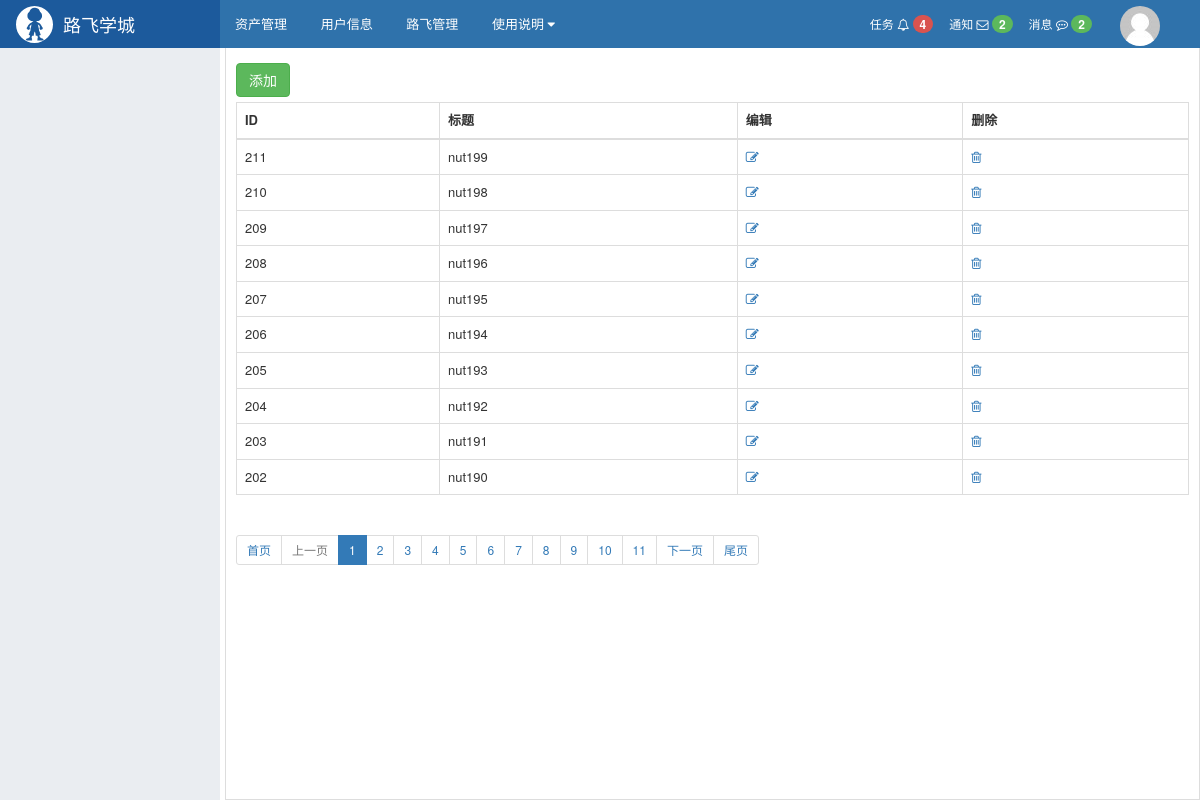
Screenshot of /stark/app01/userinfo/list/ with the database file from the repository.
### app01/models.py (models this page shows, shortened)
class UserInfo(models.Model):
    title = models.CharField(verbose_name='标题',max_length=32)

### stark/service/stark.py (the view)
    def changelist_view(self, request):
        return render(request, 'stark/changelist.html', locals())

### stark/service/pagination.py (called while the page is built)
    @property
    def start(self):
        return (self.page_num - 1) * self.per_page_num

    @property
    def end(self):
        return self.page_num * self.per_page_num

### stark/service/stark.py (called while the page is built)
    def display_edit(self, row=None, header=False):
        if header:
            return "编辑"
        return mark_safe('<a href="%s"><i class="fa fa-edit" aria-hidden="true"></i></a></a>' % self.reverse_edit_url(row))

    def display_del(self, row=None, header=False):
        if header:
            return "删除"
        return mark_safe('<a href="%s"><i class="fa fa-trash-o" aria-hidden="true"></i></a>' % self.reverse_del_url(row))

    def get_order_by(self):
        return self.order_by

    def get_add_btn(self):
        return mark_safe('<a href="%s" class="btn btn-success">添加</a>' % self.reverse_add_url())

    def reverse_add_url(self):
        app_label = self.model_class._meta.app_label
        model_name = self.model_class._meta.model_name
        namespace = self.site.namespace
        name = '%s:%s_%s_add' % (namespace, app_label, model_name)
        add_url = reverse(name)
        return add_url

    def reverse_edit_url(self, row):
        app_label = self.model_class._meta.app_label
        model_name = self.model_class._meta.model_name
        namespace = self.site.namespace
        name = '%s:%s_%s_change' % (namespace, app_label, model_name)
        edit_url = reverse(name, kwargs={'pk': row.pk})
        return edit_url

    def reverse_del_url(self, row):
        app_label = self.model_class._meta.app_label
        model_name = self.model_class._meta.model_name
        namespace = self.site.namespace
        name = '%s:%s_%s_del' % (namespace, app_label, model_name)
        del_url = reverse(name, kwargs={'pk': row.pk})
        return del_url

### stark/utlis/generater.py (called while the page is built)
def generater(interable_obj):
    for obj in interable_obj:
        yield obj

### stark/templates/stark/changelist.html
{% extends 'stark/layout.html' %}
{% load stark %}
{% block content %}
{% list self request%}
{% endblock %}

### stark/templates/stark/layout.html (shortened to what this page needs)
{% load staticfiles %}
<!DOCTYPE html>
<html lang="en">
<head>
    <link rel="stylesheet" href="{% static 'stark/plugins/bootstrap/css/bootstrap.css' %} "/>
    <link rel="stylesheet" href="{% static 'stark/plugins/font-awesome/css/font-awesome.css' %} "/>
    <link rel="stylesheet" href="{% static 'stark/css/commons.css' %} "/>
    <link rel="stylesheet" href="{% static 'stark/css/nav.css' %} "/>
</head>
<body>
<div class="pg-header">
    <div class="nav">
        <div class="logo-area left">
            <a href="#">
                <img class="logo" src="{% static 'stark/imgs/logo.svg' %}">
                <span style="font-size: 18px;">路飞学城 </span>
            </a>
        </div>
        <div class="left-menu left">
            <a class="menu-item">资产管理</a>
            <a class="menu-item">用户信息</a>
            <a class="menu-item">路飞管理</a>
            <div class="menu-item">
                <span>使用说明</span>
                <i class="fa fa-caret-down" aria-hidden="true"></i>
            </div>
        </div>
        <div class="right-menu right clearfix">
            <div class="user-info right">
                <a href="#" class="avatar">
                    <img class="img-circle" src="{% static 'stark/imgs/default.png' %}">
                </a>
            </div>
            <a class="user-menu right">
                消息
                <i class="fa fa-commenting-o" aria-hidden="true"></i>
                <span class="badge bg-success">2</span>
            </a>
            <a class="user-menu right">
                通知
                <i class="fa fa-envelope-o" aria-hidden="true"></i>
                <span class="badge bg-success">2</span>
            </a>
            <a class="user-menu right">
                任务
                <i class="fa fa-bell-o" aria-hidden="true"></i>
                <span class="badge bg-danger">4</span>
            </a>
        </div>
    </div>
</div>
<div class="pg-body">
    <div class="left-menu">
    </div>
    <div class="right-body">
        <div style="padding: 10px;">
            {% block content %} {% endblock %}
        </div>
    </div>
</div>
</body>
</html>

### stark/templates/stark/list.html (shortened to what this page needs)
<div>
    {% if add_btn %}
    <div style="margin: 5px 0;">
        {{ add_btn }}
    </div>
    {% endif %}
    <table class="table table-bordered">
        <thead>
            <tr>
                {% for item in header_list %}
                <th>{{ item }}</th>
                {% endfor %}
            </tr>
        </thead>
        <tbody>
            {% for row_list in data %}
            <tr>
                {% for col in row_list %}
                    <td>{{ col }}</td>
                {% endfor %}
            </tr>
            {% endfor %}
        </tbody>
    </table>
    <nav aria-label="Page navigation example">
        <ul class="pagination pagination-sm justify-content-center">
        {{ page_obj.page_html|safe }}
        </ul>
    </nav>
</div>

### stark/static/stark/css/commons.css (style rules this page uses)
body { margin: 0; }
img { border: 0; }
.left { float: left; }
.right { float: right; }
.clearfix:after { clear: both; display: block; visibility: hidden; height: 0; }
.bg-danger { background-color: #d9534f !important; color: #ffffff; }
.bg-success { background-color: #5cb85c !important; color: #ffffff; }
.badge { display: inline-block; min-width: 10px; padding: 3px 7px; font-size: 12px; font-weight: bold; line-height: 1; color: #fff; text-align: center; white-space: nowrap; vertical-align: baseline; background-color: #777; border-radius: 10px; }
.img-circle { border-radius: 50%; }

### stark/static/stark/css/nav.css (style rules this page uses)
.nav { min-width: 980px; height: 48px; background-color: #2F72AB; color: #ffffff; line-height: 48px; overflow: visible; font-size: 12px; }
.nav .logo-area { width: 220px; overflow: hidden; height: 48px; background-color: #1c5a9c; padding-left: 10px; }
.nav .logo-area > a { color: #ffffff; text-decoration: none; display: inline-block; }
.nav .logo-area .logo { height: 37px; width: 37px; float: left; margin: 6px; margin-right: 10px; }
.nav .left-menu { font-size: 13px; }
.nav .left-menu .menu-item { display: inline-block; padding: 0 15px; cursor: pointer; position: relative; color: white; text-decoration: none; }
.nav .right-menu .user-menu { padding: 0 8px; cursor: pointer; color: white; text-decoration: none; }
.nav .right-menu .user-info { padding: 0 30px 0 10px; height: 48px; position: relative; }
.nav .right-menu .user-info .avatar { display: inline-block; padding: 0 10px; height: 48px; }

### stark/templates/stark/layout.html (style rules this page uses)
body { margin: 0; }
.pg-body > .left-menu { background-color: #EAEDF1; position: absolute; left: 0; top: 48px; bottom: 0; width: 220px; border: 1px solid #EAEDF1; overflow: auto; }
.pg-body > .right-body { position: absolute; left: 225px; right: 0; top: 48px; bottom: 0; overflow: scroll; border: 1px solid #ddd; border-top: 0; font-size: 13px; min-width: 755px; }

### rows the page displays
UserInfo: row_list "nut199"
UserInfo: row_list "nut198"
UserInfo: row_list "nut197"
UserInfo: row_list "nut196"
UserInfo: row_list "nut195"
UserInfo: row_list "nut194"
UserInfo: row_list "nut193"
UserInfo: row_list "nut192"
UserInfo: row_list "nut191"
UserInfo: row_list "nut190"

### other values shown
{{ add_btn }} "添加"
{{ item }} "ID" "标题" "编辑" "删除"
{{ col }} "211" "210" "209" "208" "207" "206" "205" "204" "203" "202"
{{ page_obj.page_html|safe }} "首页 上一页 1 2 3 4 5 6 7 8 9 10 11 下一页 尾页"
